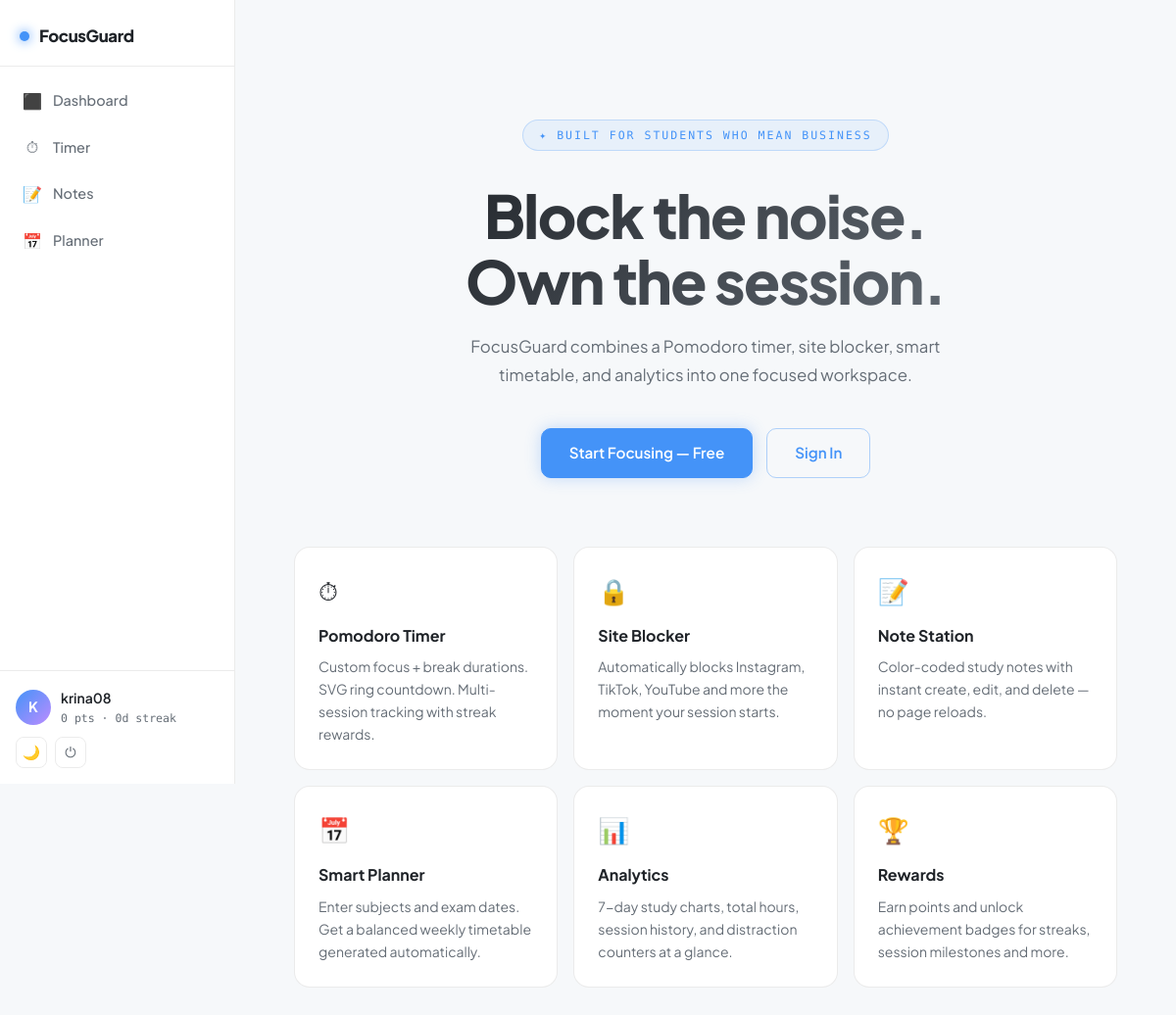
Screenshot of / (signed in) with the database file from the repository.
### tables this page shows
CREATE TABLE users (
            id              INTEGER PRIMARY KEY AUTOINCREMENT,
            username        TEXT    UNIQUE NOT NULL,
            password        TEXT    NOT NULL,
            points          INTEGER DEFAULT 0,
            streak          INTEGER DEFAULT 0,
            last_study_date TEXT,
            theme           TEXT    DEFAULT 'dark',
            ringtone        TEXT    DEFAULT 'bell',
            created_at      TIMESTAMP DEFAULT CURRENT_TIMESTAMP
        );

### app.py (the view)
@app.route("/")
def index():
    return render_template("index.html", user=get_user())

### app.py (called while the page is built)
def get_db():
    db = sqlite3.connect("database.db")
    db.row_factory = sqlite3.Row
    return db

def get_user():
    if "user_id" not in session:
        return None
    return get_db().execute("SELECT * FROM users WHERE id=?", (session["user_id"],)).fetchone()

### templates/index.html (shortened to what this page needs)
{% extends "base.html" %}
{% block content %}
<section class="landing-hero">
  <div class="hero-badge">✦ Built for students who mean business</div>
  <h1 class="hero-title">Block the noise.<br>Own the session.</h1>
  <p class="hero-sub">FocusGuard combines a Pomodoro timer, site blocker, smart timetable, and analytics into one focused workspace.</p>
  <div class="hero-cta">
    <a href="/register" class="btn btn-primary btn-lg">Start Focusing — Free</a>
    <a href="/login" class="btn btn-outline btn-lg">Sign In</a>
  </div>
</section>
<section class="features-grid">
  <div class="feat-card">
    <div class="feat-icon">⏱</div>
    <h3>Pomodoro Timer</h3>
    <p>Custom focus + break durations. SVG ring countdown. Multi-session tracking with streak rewards.</p>
  </div>
  <div class="feat-card">
    <div class="feat-icon">🔒</div>
    <h3>Site Blocker</h3>
    <p>Automatically blocks Instagram, TikTok, YouTube and more the moment your session starts.</p>
  </div>
  <div class="feat-card">
    <div class="feat-icon">📝</div>
    <h3>Note Station</h3>
    <p>Color-coded study notes with instant create, edit, and delete — no page reloads.</p>
  </div>
  <div class="feat-card">
    <div class="feat-icon">📅</div>
    <h3>Smart Planner</h3>
    <p>Enter subjects and exam dates. Get a balanced weekly timetable generated automatically.</p>
  </div>
  <div class="feat-card">
    <div class="feat-icon">📊</div>
    <h3>Analytics</h3>
    <p>7-day study charts, total hours, session history, and distraction counters at a glance.</p>
  </div>
  <div class="feat-card">
    <div class="feat-icon">🏆</div>
    <h3>Rewards</h3>
    <p>Earn points and unlock achievement badges for streaks, session milestones and more.</p>
  </div>
</section>
{% endblock %}

### templates/base.html (shortened to what this page needs)
<!DOCTYPE html>
<html lang="en" data-theme="{{ user.theme if user else 'dark' }}">
<head>
<link rel="stylesheet" href="/static/style.css">
</head>
<body>
{% if user %}
<div class="app-layout">
  <aside class="sidebar" id="sidebar">
    <div class="sidebar-logo">
      <span class="logo-dot"></span>
      <span>FocusGuard</span>
    </div>
    <nav class="sidebar-nav">
      <a href="/dashboard" class="nav-link {% if request.path == '/dashboard' %}active{% endif %}">
        <span class="nav-icon">⬛</span> Dashboard
      </a>
      <a href="/timer" class="nav-link {% if request.path == '/timer' %}active{% endif %}">
        <span class="nav-icon">⏱</span> Timer
      </a>
      <a href="/notes" class="nav-link {% if request.path == '/notes' %}active{% endif %}">
        <span class="nav-icon">📝</span> Notes
      </a>
      <a href="/planner" class="nav-link {% if request.path == '/planner' %}active{% endif %}">
        <span class="nav-icon">📅</span> Planner
      </a>
    </nav>
    <div class="sidebar-footer">
      <div class="user-chip">
        <div class="user-avatar">{{ user.username[0].upper() }}</div>
        <div>
          <div class="user-name">{{ user.username }}</div>
          <div class="user-pts">{{ user.points }} pts · {{ user.streak }}d streak</div>
        </div>
      </div>
      <div class="sidebar-actions">
        <button class="icon-btn" id="themeBtn" title="Toggle theme">☀</button>
        <a href="/logout" class="icon-btn" title="Logout">⏻</a>
      </div>
    </div>
  </aside>
  <main class="main-content">
    {% block content %}{% endblock %}
  </main>
</div>
{% endif %}
</body>
</html>

### rows the page displays
users: username "K", username "krina08", points "0", streak "0"
